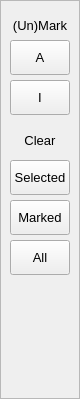
           <widget class="QFrame" name="frame">
            <property name="minimumSize">
             <size>
              <width>80</width>
              <height>0</height>
             </size>
            </property>
            <property name="frameShape">
             <enum>QFrame::StyledPanel</enum>
            </property>
            <property name="frameShadow">
             <enum>QFrame::Raised</enum>
            </property>
            <widget class="QPushButton" name="clearAll_pushButton">
             <property name="geometry">
              <rect>
               <x>10</x>
               <y>240</y>
               <width>60</width>
               <height>35</height>
              </rect>
             </property>
             <property name="font">
              <font>
               <pointsize>10</pointsize>
              </font>
             </property>
             <property name="text">
              <string>All</string>
             </property>
            </widget>
            <widget class="QPushButton" name="inverseMark_pushButton">
             <property name="geometry">
              <rect>
               <x>10</x>
               <y>80</y>
               <width>60</width>
               <height>35</height>
              </rect>
             </property>
             <property name="font">
              <font>
               <pointsize>10</pointsize>
              </font>
             </property>
             <property name="text">
              <string>I</string>
             </property>
            </widget>
            <widget class="QPushButton" name="clearMarked_pushButton">
             <property name="geometry">
              <rect>
               <x>10</x>
               <y>200</y>
               <width>60</width>
               <height>35</height>
              </rect>
             </property>
             <property name="font">
              <font>
               <pointsize>10</pointsize>
              </font>
             </property>
             <property name="text">
              <string>Marked</string>
             </property>
            </widget>
            <widget class="QPushButton" name="clearSelected_pushButton">
             <property name="geometry">
              <rect>
               <x>10</x>
               <y>160</y>
               <width>60</width>
               <height>35</height>
              </rect>
             </property>
             <property name="font">
              <font>
               <pointsize>10</pointsize>
              </font>
             </property>
             <property name="text">
              <string>Selected</string>
             </property>
            </widget>
            <widget class="QLabel" name="mark_label">
             <property name="geometry">
              <rect>
               <x>10</x>
               <y>15</y>
               <width>60</width>
               <height>20</height>
              </rect>
             </property>
             <property name="font">
              <font>
               <pointsize>10</pointsize>
              </font>
             </property>
             <property name="text">
              <string>(Un)Mark</string>
             </property>
             <property name="alignment">
              <set>Qt::AlignCenter</set>
             </property>
            </widget>
            <widget class="QPushButton" name="markAll_pushButton">
             <property name="geometry">
              <rect>
               <x>10</x>
               <y>40</y>
               <width>60</width>
               <height>35</height>
              </rect>
             </property>
             <property name="font">
              <font>
               <pointsize>10</pointsize>
              </font>
             </property>
             <property name="text">
              <string>A</string>
             </property>
            </widget>
            <widget class="QLabel" name="clear_label">
             <property name="geometry">
              <rect>
               <x>10</x>
               <y>130</y>
               <width>60</width>
               <height>20</height>
              </rect>
             </property>
             <property name="font">
              <font>
               <pointsize>10</pointsize>
              </font>
             </property>
             <property name="text">
              <string>Clear</string>
             </property>
             <property name="alignment">
              <set>Qt::AlignCenter</set>
             </property>
            </widget>
            <widget class="QLabel" name="panda_label">
             <property name="geometry">
              <rect>
               <x>10</x>
               <y>330</y>
               <width>60</width>
               <height>60</height>
              </rect>
             </property>
             <property name="text">
              <string/>
             </property>
            </widget>
           </widget>
